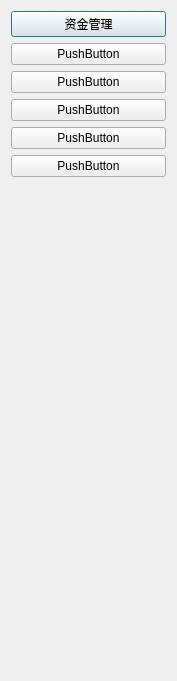
<?xml version="1.0" encoding="UTF-8"?>
<ui version="4.0">
 <class>Dialog</class>
 <widget class="QDialog" name="Dialog">
  <property name="geometry">
   <rect>
    <x>0</x>
    <y>0</y>
    <width>177</width>
    <height>681</height>
   </rect>
  </property>
  <property name="windowTitle">
   <string>Dialog</string>
  </property>
  <layout class="QVBoxLayout" name="verticalLayout">
   <item>
    <widget class="QPushButton" name="pushButton">
     <property name="text">
      <string>资金管理</string>
     </property>
    </widget>
   </item>
   <item>
    <widget class="QPushButton" name="pushButton_2">
     <property name="text">
      <string>PushButton</string>
     </property>
    </widget>
   </item>
   <item>
    <widget class="QPushButton" name="pushButton_3">
     <property name="text">
      <string>PushButton</string>
     </property>
    </widget>
   </item>
   <item>
    <widget class="QPushButton" name="pushButton_4">
     <property name="text">
      <string>PushButton</string>
     </property>
    </widget>
   </item>
   <item>
    <widget class="QPushButton" name="pushButton_5">
     <property name="text">
      <string>PushButton</string>
     </property>
    </widget>
   </item>
   <item>
    <widget class="QPushButton" name="pushButton_6">
     <property name="text">
      <string>PushButton</string>
     </property>
    </widget>
   </item>
   <item>
    <spacer name="verticalSpacer">
     <property name="orientation">
      <enum>Qt::Vertical</enum>
     </property>
     <property name="sizeHint" stdset="0">
      <size>
       <width>20</width>
       <height>40</height>
      </size>
     </property>
    </spacer>
   </item>
  </layout>
 </widget>
 <resources/>
 <connections/>
</ui>
